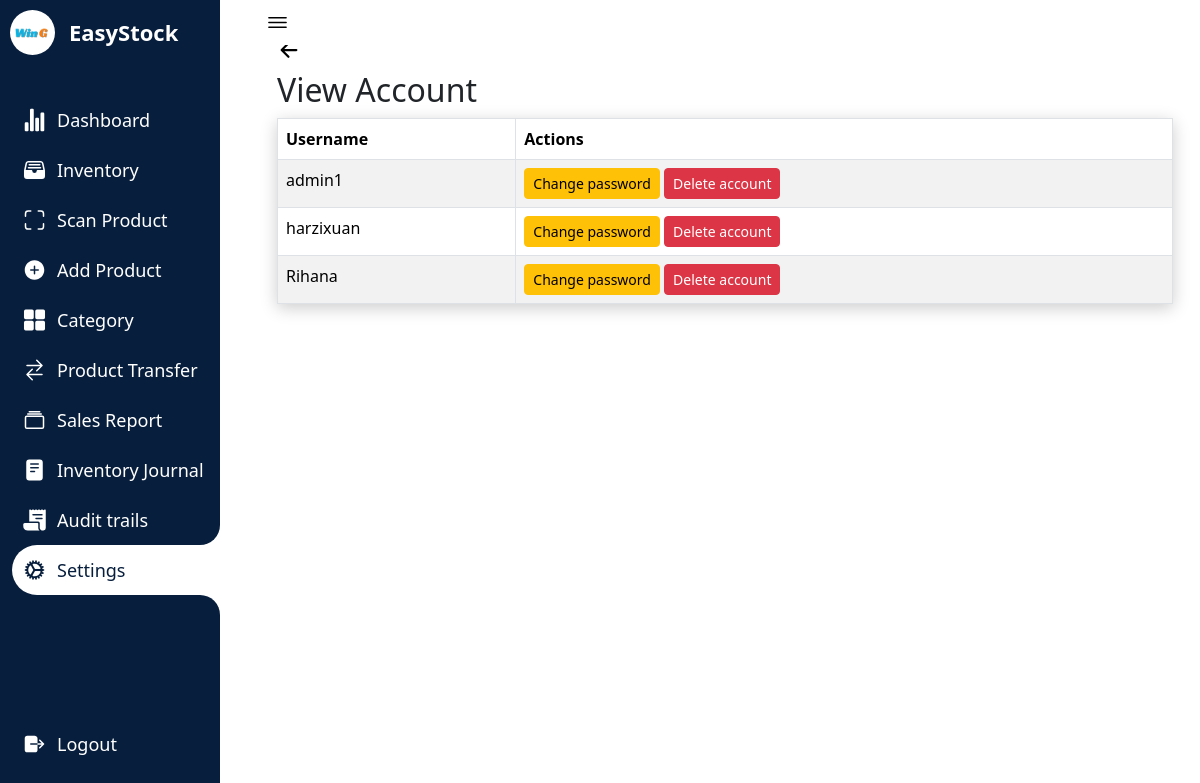
The page /viewaccount.php (signed in) on the database its author committed.
### tables this page shows
CREATE TABLE `companyprofile` (
  `id` int(11) NOT NULL,
  `name` varchar(250) NOT NULL,
  `profilepicture` varchar(1000) DEFAULT NULL
);

CREATE TABLE `users` (
  `id` int(11) NOT NULL,
  `username` varchar(255) NOT NULL,
  `passw` varchar(255) NOT NULL,
  `name` varchar(255) NOT NULL
);

### viewaccount.php (the view, shortened to what this page needs)
<?php
require_once "config.php";
$companyId = 1;
$query = "SELECT * FROM companyprofile WHERE id = ?";
$stmt = mysqli_prepare($conn, $query);
mysqli_stmt_bind_param($stmt, "i", $companyId);
mysqli_stmt_execute($stmt);
$result = mysqli_stmt_get_result($stmt);
$companyProfile = mysqli_fetch_assoc($result);
$companyProfileImagePath = $companyProfile['profilepicture'];
$companyName = $companyProfile['name'];
?>
<!DOCTYPE html>
<html lang="en">
<head>
    <link rel="stylesheet" href="testin3.css">
    <link href="https://cdn.jsdelivr.net/npm/bootstrap@5.3.1/dist/css/bootstrap.min.css" rel="stylesheet">
</head>
<body>
<nav>
<div class="logo">
<div class="logo-image">
    <?php
    if (!empty($companyProfileImagePath)) {
        echo '<img src="' . $companyProfileImagePath . '" alt="Company Logo" class="logoimage">';
    } else {
        echo '<img src="path/to/placeholder/image.jpg" alt="No Image" style="">';
    }
    ?>
</div>
    <div class="logo-name">
    <?php echo $companyName; ?>
    </div>
</div>
        <div class="menu-items">
            <ul class="navLinks">
            <li class="navList">
    <a href="Dashboard.php">
    <ion-icon name="stats-chart"></ion-icon>
        <span class="links">Dashboard</span>
    </a>
</li>
<li class="navList">
    <a href="Inventory.php">
        <ion-icon name="file-tray-full"></ion-icon>
        <span class="links">Inventory</span>
    </a>
</li>
<li class="navList">
    <a href="pro1.php">
        <ion-icon name="scan-outline"></ion-icon>
        <span class="links">Scan Product</span>
    </a>
</li>
<li class="navList">
    <a href="Product.php">
        <ion-icon name="add-circle"></ion-icon>
        <span class="links">Add Product</span>
    </a>
</li>
    <li class="navList">
        <a href="Category.php">
            <ion-icon name="grid"></ion-icon>
            <span class="links">Category</span>
        </a>
    </li>
    <li class="navList">
        <a href="Order.php">
        <ion-icon name="swap-horizontal"></ion-icon>
            <span class="links">Product Transfer</span>
        </a>
    </li>
    <li class="navList">
        <a href="Order.php">
        <ion-icon name="albums-outline"></ion-icon>
            <span class="links">Sales Report</span>
        </a>
    </li>
    <li class="navList">
        <a href="Reports.php">
            <ion-icon name="reader"></ion-icon>
            <span class="links">Inventory Journal</span>
        </a>
    </li>
    <li class="navList">
        <a href="audittrails.php">
        <ion-icon name="receipt"></ion-icon>
            <span class="links">Audit trails</span>
        </a>
    </li>
    <li class="navList active">
        <a href="Settings.php">
            <ion-icon name="cog"></ion-icon>
            <span class="links">Settings</span>
        </a>
    </li>
            </ul>
            <ul class="bottom-link">
                <li>
                <a href="logout.php">
                    <ion-icon name="log-out"></ion-icon>
                    <span class="links">Logout</span>
                </a>
                </li>
        </div>
    </nav>
    <section class="dashboard">
        <div class="top">
            <ion-icon class="navToggle" name="menu-outline"></ion-icon>
        </div>
        <div class="content-wrapper">
        <div class="container">
            <div class="row">
                <div class="col-lg-12 col-offset-2">
                <a href="Settings.php" style="font-size: 24px; text-decoration:none; color:black;">
                    <ion-icon name="arrow-back-outline"></ion-icon>
                    </a>
                    <h2>View Account</h2>
                    <table class="table table-bordered table-striped">
                        <thead>
                            <th>Username</th>
                            <th>Actions</th>
                        </thead>
                        <tbody>
                            <?php
                            $user_info_query = mysqli_query($conn, "SELECT * FROM users");
                            if ($user_info_query) {
                                while ($user_data = mysqli_fetch_assoc($user_info_query)) {
                                    echo "<tr>";
                                    echo "<td>{$user_data['username']}</td>";
                                    echo "<td>
                                            <a href='edit_account.php?editid={$user_data['username']}' class='btn btn-warning btn-sm'>Change password</a>
                                            <a href='deleteaccount.php?username={$user_data['username']}' class='btn btn-danger btn-sm'>Delete account</a>
                                        </td>";
                                    echo "</tr>";
                                }
                            } else {
                                echo "<tr><td colspan='2'>Error fetching user information: " . mysqli_error($conn) . "</td></tr>";
                            }
                            ?>
                        </tbody>
                    </table>
                </div>
            </div>
        </div>
    </div>
</section>
</body>
</html>

### testin3.css (style rules this page uses)
* { margin: 0; padding: 0; box-sizing: border-box; }
:root { --primary-color:#071e3d; --nav-color: #071e3d; --dash-color: #fff; --logo-color: #fff; --text-color: #000; --text-color-light: #333; --white: #fff; --border-color: #ccc; --toggle-color: #fff; --title-icon-color: #fff; --time-03: all 0.3s linear; --time-02: all 0.2s linear; }
body { width: 100%; min-height: 100vh; background-color: var(--dash-color); font-family: 'Poppins', sans-serif; }
nav { position: fixed; top: 0; left: 0; height: 100%; width: 220px; background-color: var(--nav-color); padding: 10px 0 10px 10px; transition: var(--time-03); }
nav .logo { display: flex; align-items: center; }
.logoimage { border-radius:50%; }
nav .logo-image { width: 45px; height: 45px; border-radius: 50%; }
nav .logo-image img { width: 45px; height: 45px; object-fit: cover; }
nav .logo .logo-name { font-size: 22px; font-weight: 600; color: var(--logo-color); margin-left: 14px; white-space: nowrap; transition: var(--time-02); }
nav .menu-items { margin-top: 40px; display: flex; flex-direction: column; height: calc(100% - 90px); justify-content: space-between; }
nav .menu-items li { list-style: none; }
nav .menu-items li a { display: flex; align-items: center; margin-left:-30px; height: 50px; text-decoration: none; }
nav .menu-items li.active a { border-top-left-radius: 25px; border-bottom-left-radius: 25px; position: relative; }
nav .menu-items li a ion-icon { color: var(--white); font-size: 24px; min-width: 45px; }
nav .menu-items li a .links { font-size: 18px; color: var(--white); transition: var(--time-02); }
nav .menu-items li.active a { background-color: var(--dash-color); }
nav .menu-items li.active a:before { content: ''; position: absolute; width: 40px; height: 40px; right: 0; top: -40px; border-radius: 50%; box-shadow: 20px 20px var(--dash-color); pointer-events: none; }
nav .menu-items li.active a:after { content: ''; position: absolute; width: 40px; height: 40px; right: 0; bottom: -40px; border-radius: 50%; box-shadow: 20px -20px var(--dash-color); pointer-events: none; }
nav .menu-items li.active a .links { color: var(--primary-color); }
nav .menu-items li.active a ion-icon { color: var(--primary-color); }
.dashboard { position: relative; left: 250px; width: calc(100% - 250px); min-height: 100vh; background-color: var(--dash-color); padding: 10px 15px; transition: var(--time-03); }
.dashboard .top { position: fixed; background-color: var(--dash-color); display: flex; justify-content: space-between; align-items: center; left: 250px; top: 0; padding: 10px 15px; width: calc(100% - 250px); transition: var(--time-03); z-index: 100; }
.dashboard .top .navToggle { font-size: 25px; color: var(--text-color); cursor: pointer; }
.container { padding:1%; background-color: white; margin-top:5%; transition: border-radius 0.5s cubic-bezier(0.175, 0.885, 0.32, 1.275); }
.content-wrapper { margin-top:-30px; }
.dashboard .content-wrapper { top: 0; transition: var(--time-03); }
table { box-shadow: 0 4px 16px rgba(0, 0, 0, 0.2); }

### rows shown on the page
companyprofile: profilepicture (picture), name "EasyStock"
users: username "admin1"
users: username "harzixuan"
users: username "Rihana"
